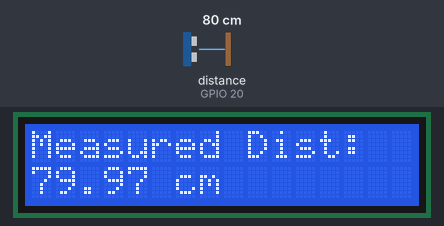
Recording of a program running on a simulated Raspberry Pi (BCM pin numbers). Parts: 16×2 character LCD. The inputs (shaded band) are chosen by the test bench; at power-on: distance to the obstacle (sensor on GPIO 20) 80 cm. The echo pulse lasts 58.3 µs per cm; the clock reads 2024-03-15 10:24:30 at power-on unless the program sets it; what the program prints to the terminal is not drawn.

Above: at 0.2 s.
1.3 s: distance to the obstacle (sensor on GPIO 20) set to 2 cm
At 3.1 s:
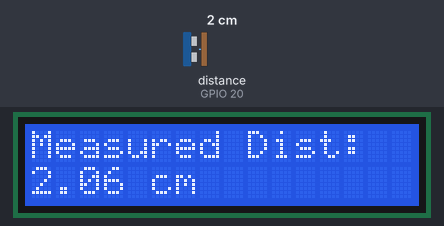
5.6 s: distance to the obstacle (sensor on GPIO 20) set to 4 cm
At 6.3 s:
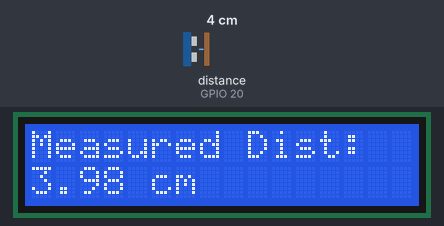
8.2 s: distance to the obstacle (sensor on GPIO 20) set to 250 cm
At 10.0 s:
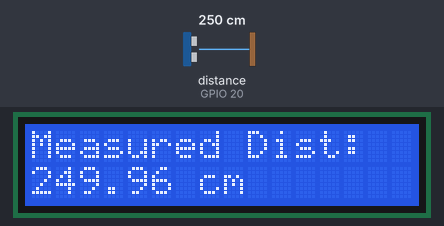
Timing chart, 0 to 11.5 s (numbered marks = the images above; inputs shaded):
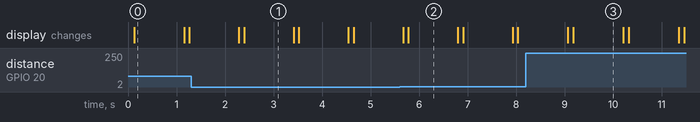

Measured:
- after the input at 1.3 s, the display: first differs from a run without the input after 1.1 s (image 1)
- after the input at 5.6 s, the display: first differs from a run without the input after 0.18 s (image 2)
- after the input at 8.2 s, the display: first differs from a run without the input after 0.98 s (image 3)
- what the display in image 0 shows lasts 1.1 s, from 0.1 s to 1.2 s

The program:

Main.py
```python
import time
import RPi.GPIO as GPIO
from sys import argv
import spidev
import os

# GPIO Setup
GPIO.setwarnings(False)
GPIO.setmode(GPIO.BCM)

GPIO_TRIGGER = 21
GPIO_ECHO = 20

GPIO.setup(GPIO_TRIGGER, GPIO.OUT)
GPIO.setup(GPIO_ECHO, GPIO.IN)

def distance():
    GPIO.output(GPIO_TRIGGER, True)

    # set Trigger high for 10 microseconds
    time.sleep(0.00001)
    GPIO.output(GPIO_TRIGGER, False)

    StartTime = time.time()
    StopTime = time.time()

    while GPIO.input(GPIO_ECHO) == 0:
        StartTime = time.time()

    while GPIO.input(GPIO_ECHO) == 1:
        StopTime = time.time()

    TimeElapsed = StopTime - StartTime

    # multiply with the sonic speed (34300 cm/s)
    # and divide by 2, because there and back
    distance = (TimeElapsed * 34300) / 2
    return distance

# LCD Setup
def Display(msg1, msg2):
    LCD_RS = 2
    LCD_E = 3
    LCD_D4 = 4
    LCD_D5 = 17
    LCD_D6 = 27
    LCD_D7 = 22

    # Define some device constants
    LCD_WIDTH = 16      # Maximum characters per line
    LCD_CHR = True
    LCD_CMD = False

    LCD_LINE_1 = 0x80 # LCD RAM address for the 1st line
    LCD_LINE_2 = 0xC0 # LCD RAM address for the 2nd line

    # Timing constants
    E_PULSE = 0.0005
    E_DELAY = 0.0005

    # LCD ends here

    # GPIO setup

    GPIO.setup(LCD_E, GPIO.OUT)  # E
    GPIO.setup(LCD_RS, GPIO.OUT) # RS
    GPIO.setup(LCD_D4, GPIO.OUT) # DB4
    GPIO.setup(LCD_D5, GPIO.OUT) # DB5
    GPIO.setup(LCD_D6, GPIO.OUT) # DB6
    GPIO.setup(LCD_D7, GPIO.OUT) # DB7


    def lcd_init():        # Initialise display
        lcd_byte(0x33,LCD_CMD) # 110011 Initialise
        lcd_byte(0x32,LCD_CMD) # 110010 Initialise
        lcd_byte(0x06,LCD_CMD) # 000110 Cursor move direction
        lcd_byte(0x0C,LCD_CMD) # 001100 Display On,Cursor Off, Blink Off
        lcd_byte(0x28,LCD_CMD) # 101000 Data length, number of lines, font size
        lcd_byte(0x01,LCD_CMD) # 000001 Clear display
        time.sleep(E_DELAY)

    def lcd_byte(bits, mode):
        # Send byte to data pins
        # bits = data
        # mode = True  for character
        #        False for command

        GPIO.output(LCD_RS, mode) # RS

        # High bits
        GPIO.output(LCD_D4, False)
        GPIO.output(LCD_D5, False)
        GPIO.output(LCD_D6, False)
        GPIO.output(LCD_D7, False)
        if bits&0x10==0x10:
            GPIO.output(LCD_D4, True)
        if bits&0x20==0x20:
            GPIO.output(LCD_D5, True)
        if bits&0x40==0x40:
            GPIO.output(LCD_D6, True)
        if bits&0x80==0x80:
            GPIO.output(LCD_D7, True)

        # Toggle 'Enable' pin
        lcd_toggle_enable()

        # Low bits
        GPIO.output(LCD_D4, False)
        GPIO.output(LCD_D5, False)
        GPIO.output(LCD_D6, False)
        GPIO.output(LCD_D7, False)
        if bits&0x01==0x01:
            GPIO.output(LCD_D4, True)
        if bits&0x02==0x02:
            GPIO.output(LCD_D5, True)
        if bits&0x04==0x04:
            GPIO.output(LCD_D6, True)
        if bits&0x08==0x08:
            GPIO.output(LCD_D7, True)

        # Toggle 'Enable' pin
        lcd_toggle_enable()

    def lcd_toggle_enable():
        # Toggle enable
        time.sleep(E_DELAY)
        GPIO.output(LCD_E, True)
        time.sleep(E_PULSE)
        GPIO.output(LCD_E, False)
        time.sleep(E_DELAY)

    def lcd_string(message, line):
        # Send string to display

        message = message.ljust(LCD_WIDTH," ")

        lcd_byte(line, LCD_CMD)

        for i in range(LCD_WIDTH):
            lcd_byte(ord(message[i]),LCD_CHR)

    lcd_init()
    lcd_byte(0x01, LCD_CMD) # Clear display
    lcd_string(msg1, LCD_LINE_1)
    lcd_string(msg2, LCD_LINE_2)
    time.sleep(0.5)

while True:
    # Read sensor channels (adjust channel numbers accordingly)
    dist = distance()
    print("Measured Distance = %.1f cm" % dist)
    dist1 = f'{dist:.2f} cm'
    Display("Measured Dist:", dist1)
    time.sleep(0.5)
```
